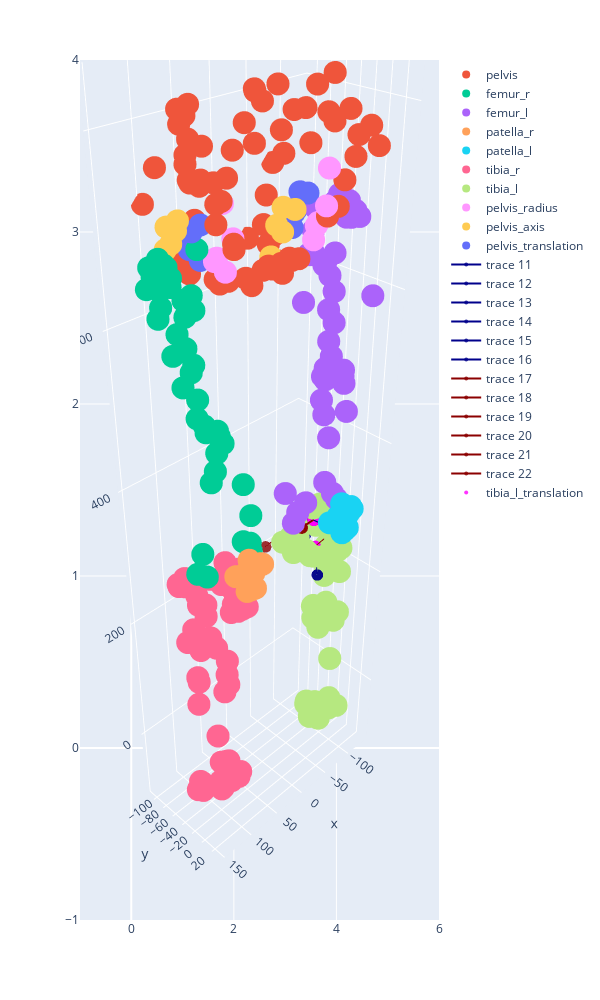

Notebook source saved alongside this figure:
### Code cell
# plot all results
import plotly.express as px
import plotly.graph_objects as go
fig = px.scatter(width=600, height=1000)
fig.add_trace(go.Scatter3d(x = pelvis_result[:, 0],  y = pelvis_result[:,1], z=pelvis_result[:,2], mode = 'markers', name = 'pelvis'))
fig.add_trace(go.Scatter3d(x = femur_r_result[:, 0],  y = femur_r_result[:,1], z=femur_r_result[:,2], mode = 'markers', name = 'femur_r'))
fig.add_trace(go.Scatter3d(x = femur_l_result[:, 0],  y = femur_l_result[:,1], z=femur_l_result[:,2], mode = 'markers', name = 'femur_l'))
fig.add_trace(go.Scatter3d(x = patella_r_result[:, 0],  y = patella_r_result[:,1], z=patella_r_result[:,2], mode = 'markers', name = 'patella_r'))
fig.add_trace(go.Scatter3d(x = patella_l_result[:, 0],  y = patella_l_result[:,1], z=patella_l_result[:,2], mode = 'markers', name = 'patella_l'))
fig.add_trace(go.Scatter3d(x = tibia_r_result[:, 0],  y = tibia_r_result[:,1], z=tibia_r_result[:,2], mode = 'markers', name = 'tibia_r'))
fig.add_trace(go.Scatter3d(x = tibia_l_result[:, 0],  y = tibia_l_result[:,1], z=tibia_l_result[:,2], mode = 'markers', name = 'tibia_l'))

fig.add_trace(go.Scatter3d(x = pl_r[:, 0],  y = pl_r[:,1], z=pl_r[:,2], mode = 'markers', name = 'pelvis_radius'))
fig.add_trace(go.Scatter3d(x = pl_a[:, 0],  y = pl_a[:,1], z=pl_a[:,2], mode = 'markers', name = 'pelvis_axis'))
fig.add_trace(go.Scatter3d(x = pl_t[:, 0],  y = pl_t[:,1], z=pl_t[:,2], mode = 'markers', name = 'pelvis_translation'))

for i, translation in enumerate(tl_t):
    fig.add_trace(go.Scatter3d(x = [translation[0], tl_r[i,0]], y = [translation[1], tl_r[i,1]], z = [translation[2], tl_r[i,2]], marker = dict(size=4, opacity=0.8, color='darkblue')))
for i, translation in enumerate(tl_t):
    fig.add_trace(go.Scatter3d(x = [translation[0], tl_a[i,0]], y = [translation[1], tl_a[i,1]], z = [translation[2], tl_a[i,2]], marker = dict(size=4, opacity=0.8, color='darkred')))

fig.add_trace(go.Scatter3d(x = tl_t[:, 0],  y = tl_t[:,1], z=tl_t[:,2], mode = 'markers', name = 'tibia_l_translation',  marker = dict(size=4, opacity=0.8,color = 'magenta')))


fig.update_scenes(aspectmode="data" )
camera = dict(
    up=dict(x=0, y=0, z=1),
    center=dict(x=0, y=0, z=0),
    eye=dict(x=2, y=2, z=2)
)
fig.update_layout(scene_camera=camera)
fig.show()
